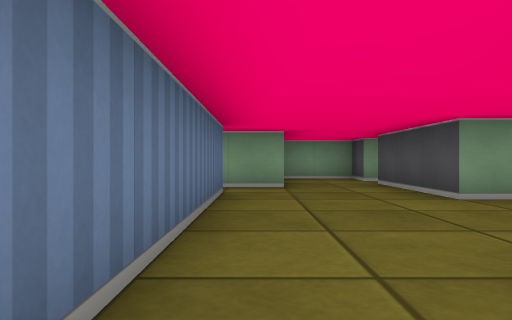
View 1 (above)

17 first-person views from a walk through a cub3D ray-caster map. The camera is about half as high as the walls, looks level and sees 70° across. The floor is counted in squares. Each view is taken from the middle of a square. On the plan, view 1 faces up. The plan holds only what a view shows up to about 9 squares ahead; the rest is blank.

View 2
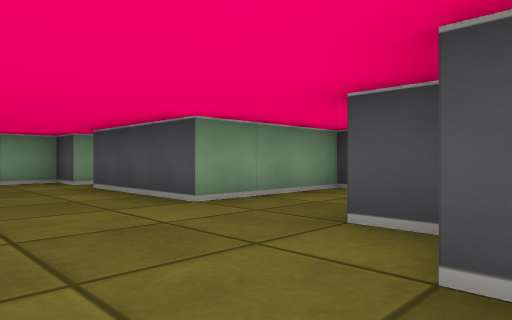

View 3
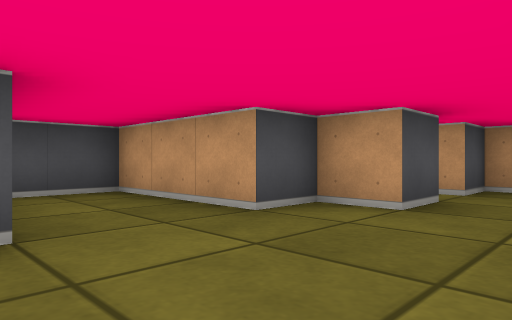

View 4
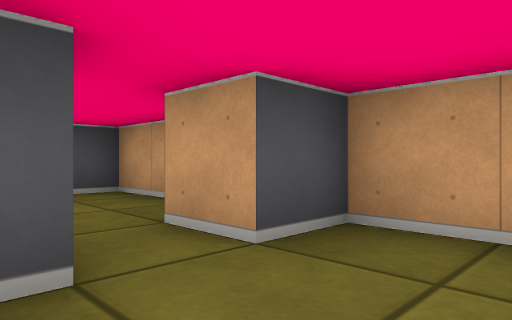

View 5
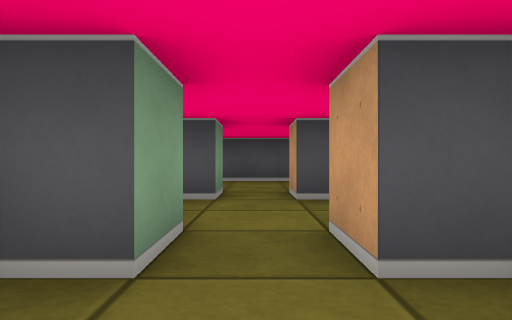

View 6
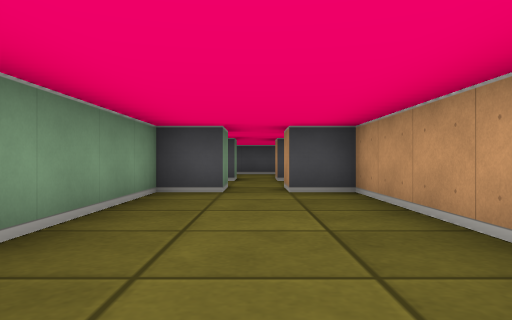

View 7
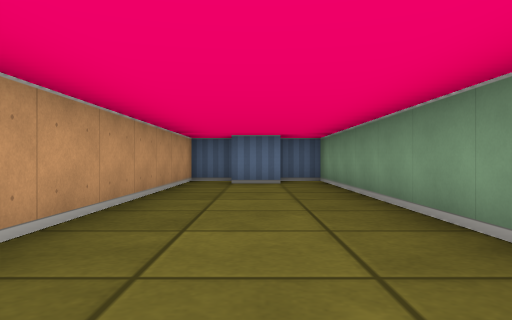

View 8
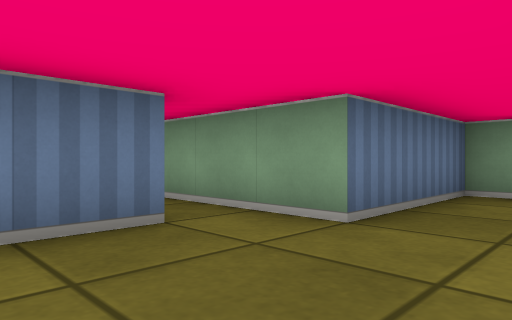

View 9
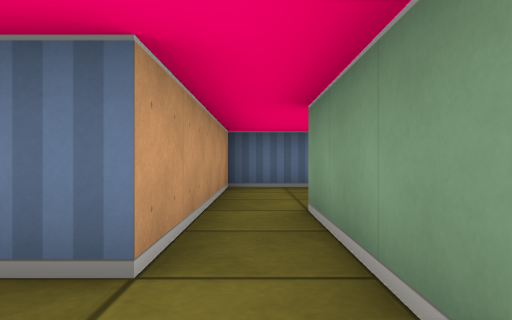

View 10
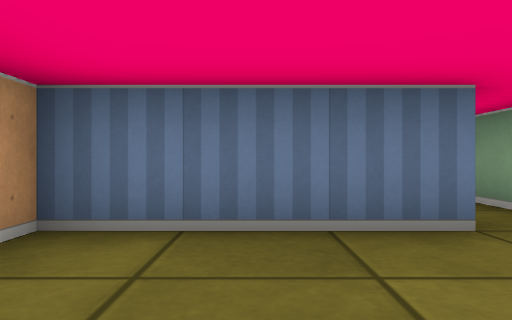

View 11
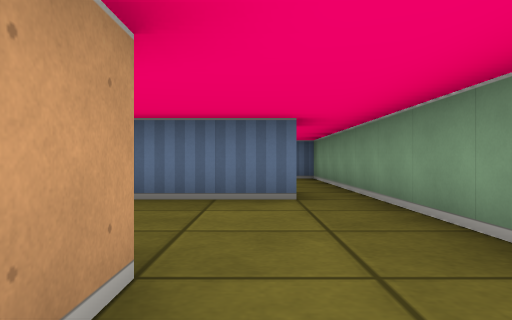

View 12
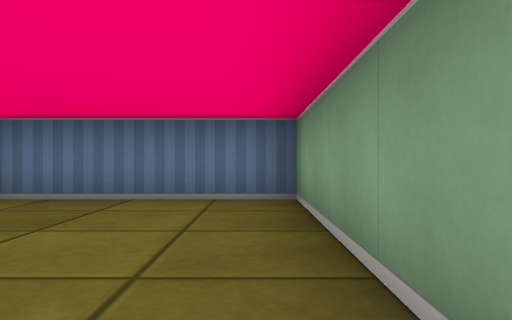

View 13
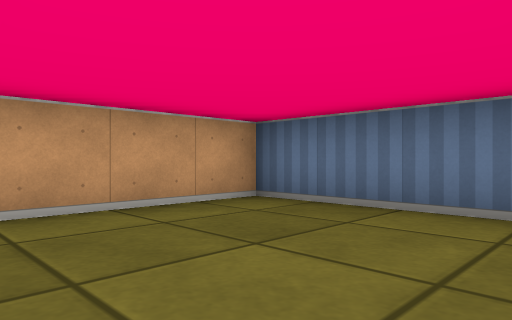

View 14
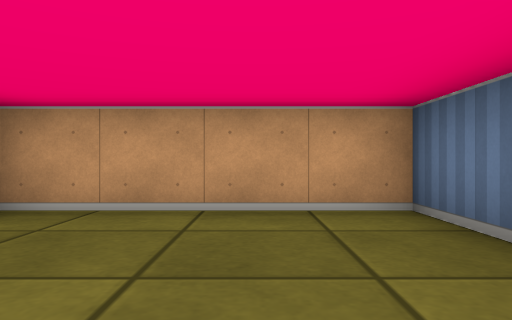

View 15
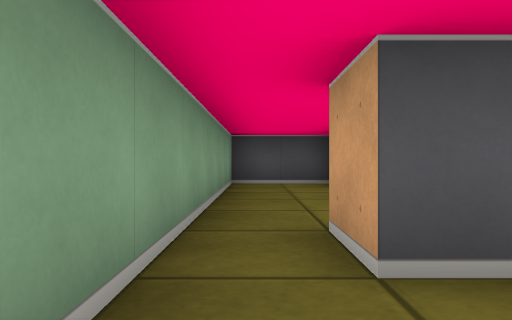

View 16
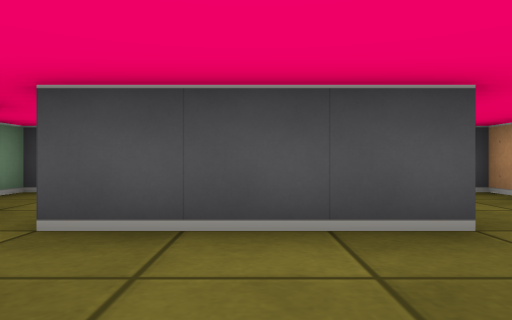

View 17
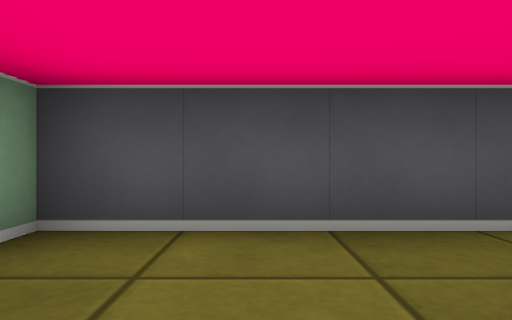

### Floor plan
Points are (right, up) in squares from view 1. A wall is a line through its corners. A room is listed if a view was taken in it or the views show most of it. See-through windows are left out.
Room 1 (views 1, 2, 4)
walls: (0.4, -1.5) (1.5, -1.5) (1.5, -0.5) (2.5, -0.5); (-1.5, -0.5) (-0.5, -0.5); (-0.5, 2.5) (-0.5, 0.5) (-1.5, 0.5); (2.5, 0.5) (1.5, 0.5) (1.5, 1.5); (2.5, 1.5) (2.5, 2.5)
ways out: opening at (0.5, 1.5) to room 2; opening at (-1, 0) to room 3; opening at (2, 0) to room 7
Room 2 (views 3, 8, 9, 16)
walls: (2.5, 2.5) (5.5, 2.5) (5.5, 4.5) (2.5, 4.5) (2.5, 7.5); (0.5, 7.5) (0.5, 6.5) (-2.5, 6.5); (1.5, 1.5) (2.5, 1.5); (-2.5, 5.5) (-0.5, 5.5) (-0.5, 2.5)
ways out: opening at (0.5, 1.5) to room 1; opening at (-1.5, 6) to room 4; opening at (1.5, 7) to room 8
Room 3 (views 5, 6, 7)
walls: (-9.5, 0.6) (-9.5, -0.5); (-10.5, -0.5) (-10.5, -1.5) (-1.5, -1.5) (-1.5, -0.5); (-1.5, 0.5) (-1.5, 1.5) (-10.5, 1.5) (-10.5, 0.5)
ways out: opening at (-1, 0) to room 1
Room 4 (views 10, 11, 12)
walls: (-2.5, 7.5) (-1.6, 7.5); (-6.5, 8.5) (-5.5, 8.5) (-5.5, 5.5) (-2.5, 5.5); (-0.5, 7.5) (-0.5, 9.5) (-6.5, 9.5)
ways out: opening at (-1.5, 6) to room 2; opening at (-6, 9) to room 5
Room 5 (views 13, 14, 15)
walls: (-6.5, 7.9) (-6.5, 8.5); (-6.5, 9.5) (-10.5, 9.5) (-10.5, 5.5) (-6.5, 5.5)
ways out: opening at (-6, 9) to room 4
Room 6 (view 17)
walls: (3, 8.5) (2.5, 8.5); (5.5, 6.2) (5.5, 9.5) (5, 9.5)
ways out: opening at (3, 8) to room 8
Room 7 (no view inside)
walls: (4.1, -1.5) (5.5, -1.5) (5.5, 0.9)
ways out: opening at (2, 0) to room 1
Room 8 (no view inside)
walls: (2.5, 8.5) (2.5, 9.5) (0.5, 9.5) (0.5, 7.5)
ways out: opening at (1.5, 7) to room 2; opening at (3, 8) to room 6

Where each view was taken, in squares from view 1:
view 1: 0 up, 0 right, facing up
view 2: 1 up, 0 right, facing up-right
view 3: 5 up, 0 right, facing down-right
view 4: 1 up, 0 right, facing down-right
view 5: 0 up, 3 left, facing right
view 6: 0 up, 7 left, facing right
view 7: 0 up, 2 left, facing left
view 8: 4 up, 2 right, facing up-left
view 9: 6 up, 1 right, facing left
view 10: 7 up, 3 left, facing left
view 11: 8 up, 1 left, facing left
view 12: 9 up, 6 left, facing left
view 13: 9 up, 7 left, facing down-left
view 14: 9 up, 9 left, facing down
view 15: 9 up, 8 left, facing right
view 16: 6 up, 0 right, facing right
view 17: 8 up, 3 right, facing right
